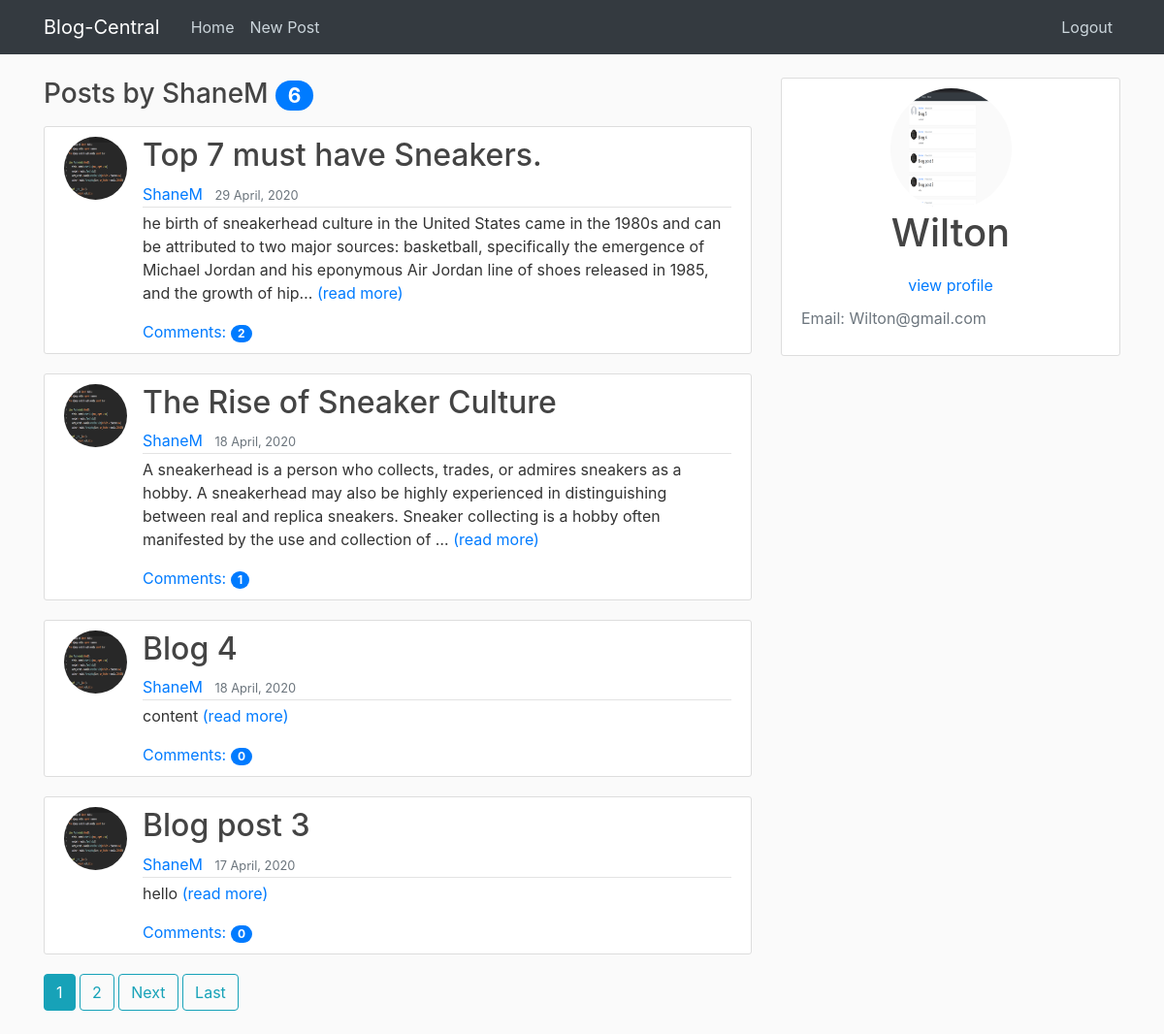
Screenshot of /user/ShaneM (signed in) with the database file from the repository.
### blog/models.py (models this page shows, shortened)
class Post(models.Model):
    title = models.CharField(max_length = 100)
    content = models.TextField()
    date_posted = models.DateTimeField(default = timezone.now)
    author = models.ForeignKey(User, on_delete = models.CASCADE)

### users/models.py (models this page shows, shortened)
class Profile(models.Model):
    user = models.OneToOneField(User, on_delete = models.CASCADE)
    image = models.ImageField(default = 'default.jpg', upload_to =  'profile_pics')

### blog/views.py (the view)
# urls.py: path('user/<str:username>', UserPostListView.as_view(), name= 'user-posts'),
class UserPostListView(ListView):
    model = Post
    template_name = 'blog/user_posts.html'
    context_object_name = 'posts'
    paginate_by = 4
    def get_queryset(self):
        user = get_object_or_404(User, username = self.kwargs.get('username'))
        return Post.objects.filter(author = user).order_by('-date_posted')

### blog/templates/blog/user_posts.html (shortened to what this page needs)
{% extends 'blog/base.html'%}
{% block content %}
        <h3 class = "mb-3">Posts by {{ view.kwargs.username}}
            <span class="badge badge-primary badge-pill">{{ page_obj.paginator.count }}</span>
        </h3>
        {% for post in posts %}
            <article class="media content-section">
                <img class ="rounded-circle article-img" src=" {{ post.author.profile.image.url }}" alt="">
                <div class="media-body">
                    <h2><a class="article-title" href="{% url 'post-detail' post.id %}">{{ post.title }}</a></h2>
                    <div class="article-metadata">
                        <a class="mr-2" href="{% url 'user-posts' post.author.username %}">{{ post.author }}</a>
                        <small class="text-muted">{{ post.date_posted |date:"d F, Y" }}</small>
                    </div>
                    <p class="article-content">{{ post.content | truncatechars:255}} <a href="{% url 'post-detail' post.id %}">(read more)</a></p>
                    <a href="{% url 'post-detail' post.id %}">Comments: <span class="badge badge-primary badge-pill">{{ post.comments.count }}</span></a>
                </div>
            </article>
        {% endfor %}
        {% if is_paginated %}
            {% for num in page_obj.paginator.page_range %}
                {% if page_obj.number == num %}
                    <a class ="btn btn-info mb-4" href="?page={{ num }}"> {{num}}</a>
                {% elif page_obj.number > num|add:"-3" and page_obj.number < num|add:"+3" %}
                    <a class ="btn btn-outline-info mb-4" href="?page={{ num }}">{{ num }}</a>
                {% endif %}
            {% endfor %}
            {% if page_obj.has_next %}
                <a class ="btn btn-outline-info mb-4" href="?page={{ page_obj.next_page_number }}">Next</a>
                <a class ="btn btn-outline-info mb-4" href="?page={{ page_obj.paginator.num_pages }}">Last</a>
            {% endif %}
        {% endif %}
{% endblock content %}

### blog/templates/blog/base.html (shortened to what this page needs)
{% load static %}
<!DOCTYPE html>
<html lang="en">
<head>
    <link rel="stylesheet" href="https://stackpath.bootstrapcdn.com/bootstrap/4.4.1/css/bootstrap.min.css">
    <link rel="stylesheet" href="{% static 'blog/main.css' %}">
</head>
<body>
    <header class="site-header">
        <nav class="navbar navbar-expand-md navbar-dark bg-dark fixed-top">
            <div class="container">
                <a class="navbar-brand mr-4" href=" {% url 'blog-home' %} ">Blog-Central</a>
                <div class="collapse navbar-collapse" id="navbarToggle">
                    <div class="navbar-nav mr-auto">
                        <a class="nav-item nav-link" href="{% url 'blog-home' %}">Home</a>
                        {% if user.is_authenticated %}
                            <a class="nav-item nav-link" href="{% url 'post-create' %}">New Post</a>
                        {% endif %}
                    </div>
                    <div class="navbar-nav">
                        {% if user.is_authenticated %}
                            <a class="nav-item nav-link" href="{% url 'logout' %}">Logout</a>
                        {% else %}
                            <a class="nav-item nav-link" href="{% url 'login' %}">Login</a>
                            <a class="nav-item nav-link" href="{% url 'register' %}">Register</a>
                        {% endif %}
                    </div>
                </div>
            </div>
        </nav>
    </header>
    <main role="main" class="container">
        <div class="row">
            <div class="col-md-8">
                {% block content %}
                {% endblock %}
            </div>
        <div class="col-md-4">
                {% if user.is_authenticated %}
                    <div class="content-section">
                        <img class="rounded-circle account-img " src="{{user.profile.image.url}}" alt="profile-pic">
                        <div class="media-body" style="text-align:center">
                            <a href="{% url 'user-posts' user %}">
                                <h3 class="account-heading">{{ user.username }} </h3>
                            </a>
                        </div>
                        <div id="link-container">
                            <a href="{% url 'profile' %}" id="link">view profile</a>
                        </div>
                        <p class="text-secondary">Email: {{ user.email }}</p>
                    </div>
                {% endif %}
            </div>
        </div>
    </main>
</body>
</html>

### blog/static/blog/main.css (style rules this page uses)
body { background: #fafafa; color: #333333; margin-top: 5rem; }
h1, h2, h3, h4, h5, h6 { color: #444444; }
.site-header .navbar-nav .nav-link { color: #cbd5db; }
.content-section { background: #ffffff; padding: 10px 20px; border: 1px solid #dddddd; border-radius: 3px; margin-bottom: 20px; }
.article-title { color: #444444; }
.article-content { white-space: pre-line; }
.article-img { height: 65px; width: 65px; margin-right: 16px; }
.article-metadata { padding-bottom: 1px; margin-bottom: 4px; border-bottom: 1px solid #e3e3e3 }
.account-img { height: 125px; width: 125px; margin-bottom: 16px; display: block; margin: 0 auto; }
.account-heading { font-size: 2.5rem; }
#link-container { text-align: center; }
#link { color: #007BFF; display: inline-block; padding: 10px; }

### rows the page displays
Post: author.profile.image (picture), title "Top 7 must have Sneakers.", author "ShaneM", date_posted "29 April, 2020", content "he birth of sneakerhead culture in the United States came in the 1980s and can be attributed to two major sources: basketball, specifically the emergence of Michael Jordan and his eponymous Air Jordan line of shoes released in 1985, and the growth of hip…", comments.count "2"
Post: author.profile.image (picture), title "The Rise of Sneaker Culture", author "ShaneM", date_posted "18 April, 2020", content "A sneakerhead is a person who collects, trades, or admires sneakers as a hobby. A sneakerhead may also be highly experienced in distinguishing between real and replica sneakers. Sneaker collecting is a hobby often manifested by the use and collection of …", comments.count "1"
Post: author.profile.image (picture), title "Blog 4", author "ShaneM", date_posted "18 April, 2020", content "content", comments.count "0"
Post: author.profile.image (picture), title "Blog post 3", author "ShaneM", date_posted "17 April, 2020", content "hello", comments.count "0"

### other values shown
{{ view.kwargs.username }} "ShaneM"
{{ page_obj.paginator.count }} "6"
{{ num }} "1"
{{ num }} "2"
{{ user.username }} "Wilton"
{{ user.email }} "Wilton@gmail.com"
